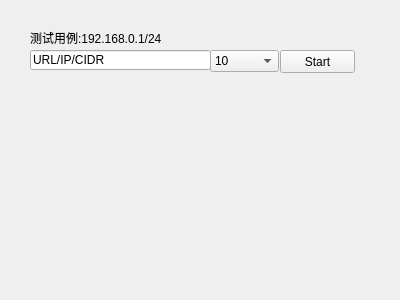
<?xml version="1.0" encoding="UTF-8"?>
<ui version="4.0">
 <class>Thread_Ping</class>
 <widget class="QWidget" name="Thread_Ping">
  <property name="geometry">
   <rect>
    <x>0</x>
    <y>0</y>
    <width>400</width>
    <height>300</height>
   </rect>
  </property>
  <property name="windowTitle">
   <string>Form</string>
  </property>
  <widget class="QLabel" name="label">
   <property name="geometry">
    <rect>
     <x>30</x>
     <y>30</y>
     <width>231</width>
     <height>16</height>
    </rect>
   </property>
   <property name="text">
    <string>测试用例:192.168.0.1/24</string>
   </property>
  </widget>
  <widget class="QLineEdit" name="lineEdit">
   <property name="geometry">
    <rect>
     <x>30</x>
     <y>50</y>
     <width>181</width>
     <height>20</height>
    </rect>
   </property>
   <property name="text">
    <string>URL/IP/CIDR</string>
   </property>
  </widget>
  <widget class="QPushButton" name="pushButton">
   <property name="geometry">
    <rect>
     <x>280</x>
     <y>50</y>
     <width>75</width>
     <height>23</height>
    </rect>
   </property>
   <property name="text">
    <string>Start</string>
   </property>
  </widget>
  <widget class="QComboBox" name="comboBox">
   <property name="geometry">
    <rect>
     <x>210</x>
     <y>50</y>
     <width>69</width>
     <height>22</height>
    </rect>
   </property>
   <item>
    <property name="text">
     <string>10</string>
    </property>
   </item>
   <item>
    <property name="text">
     <string>20</string>
    </property>
   </item>
   <item>
    <property name="text">
     <string>30</string>
    </property>
   </item>
   <item>
    <property name="text">
     <string>40</string>
    </property>
   </item>
   <item>
    <property name="text">
     <string>50</string>
    </property>
   </item>
   <item>
    <property name="text">
     <string>60</string>
    </property>
   </item>
   <item>
    <property name="text">
     <string>70</string>
    </property>
   </item>
   <item>
    <property name="text">
     <string>80</string>
    </property>
   </item>
   <item>
    <property name="text">
     <string>90</string>
    </property>
   </item>
   <item>
    <property name="text">
     <string>100</string>
    </property>
   </item>
  </widget>
 </widget>
 <resources/>
 <connections/>
</ui>
